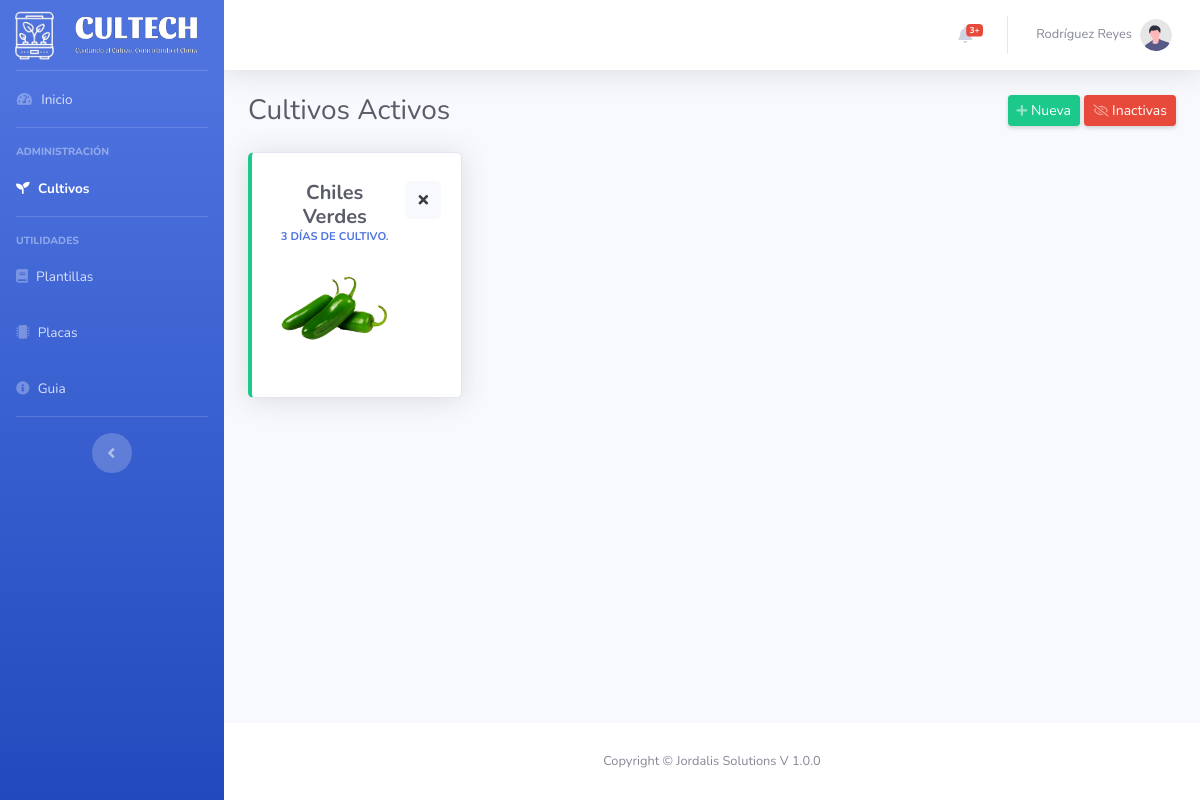
Screenshot of /Cultivos/Lista (signed in) with the database file from the repository.
### tables this page shows
CREATE TABLE `configuracion` (
  `id` int(10) NOT NULL,
  `id_cultivo` int(10) NOT NULL,
  `tem_max` decimal(10,2) NOT NULL,
  `tem_min` decimal(10,2) NOT NULL,
  `humedad_max` decimal(10,2) NOT NULL,
  `humedad_min` decimal(10,2) NOT NULL,
  `stem_max` decimal(10,2) NOT NULL,
  `stem_min` decimal(10,2) NOT NULL,
  `shumedad_max` decimal(10,2) NOT NULL,
  `shumedad_min` decimal(10,2) NOT NULL,
  `co2_max` decimal(10,2) NOT NULL,
  `luz` decimal(10,2) NOT NULL,
  `altura` decimal(10,2) NOT NULL,
  `dias` int(11) NOT NULL,
  `foto` varchar(50) NOT NULL
);

CREATE TABLE `cultivos` (
  `id` int(10) NOT NULL,
  `id_usuario` int(10) NOT NULL,
  `id_placa` int(10) NOT NULL,
  `nombre` varchar(50) NOT NULL,
  `fecha` date NOT NULL DEFAULT current_timestamp(),
  `estado` int(1) NOT NULL DEFAULT 0,
  `alerta` int(1) NOT NULL DEFAULT 0
);

### Libraries/Core/Views.php (called while the page is built)
<?php
class Views{
    function getView($controller, $view, $alert="", $data1 = "", $data2 = "", $data3 = "", $data4 = "", $data5 = "")
    {
        $controller = get_class($controller);
        if ($controller == "") {
            $view = "Views/".$view.".php";
        }else{
            $view = "Views/" . $controller . "/" . $view . ".php";
        }
        require_once($view);
    }
}
?>

### Controller/Cultivos.php (called while the page is built, shortened)
<?php
    class Cultivos extends Controllers{
        public function Lista()
        {
            $data1 = $this->model->CultivosActivos();
            $data2 = $this->model->PlantillasDisponibles();
            $data3 = $this->model->PlacasDisponibles();
            $this->views->getView($this, "Lista", '', $data1, $data2, $data3);
        }
    }
?>

### index.php (called while the page is built, shortened)
<?php
require_once("Helpers/Helpers.php");
require_once("Libraries/Core/Load.php");
?>

### Helpers/Helpers.php (called while the page is built, shortened)
<?php
function base_url()
{
    return BASE_URL;
}
?>

### Libraries/Core/Mysql.php (called while the page is built, shortened)
<?php
class Mysql extends Conexion{
    private $conexion;
    function __construct()
    {
        $this->conexion = new Conexion();
        $this->conexion = $this->conexion->conect();
    }
    public function select_all(string $query){
        $this->strquery = $query;
        $result = $this->conexion->prepare($this->strquery);
        $result->execute();
        $data = $result->fetchall(PDO::FETCH_ASSOC);
        return $data;
    }
}
?>

### Libraries/Core/Conexion.php (called while the page is built)
<?php
class Conexion{
    private $conect;
    public function __construct()
    {
      $conexion = "mysql:host=".HOST.";dbname=".BD.";.CHARSET.";
      try {
          $this->conect = new PDO($conexion, DB_USER, PASS);
          $this->conect->setAttribute(PDO::ATTR_ERRMODE, PDO::ERRMODE_EXCEPTION);
      } catch (PDOException $e) {
          $this->conect = "Error en la conexion";
          echo "Error: " . $e->getMessage();
      }
    }
    public function conect()
    {
        return $this->conect;
    }
}
?>

### Models/CultivosModel.php (called while the page is built, shortened)
<?php
    class CultivosModel extends Mysql{
        public function CultivosActivos()
        {
            $this->user = $_SESSION['id'];
            $sql = "SELECT cultivos.*, configuracion.foto FROM cultivos, configuracion WHERE estado = 0 AND id_usuario = '{$this->user}' AND configuracion.id_cultivo = cultivos.id";
            $res = $this->select_all($sql);
            return $res;
        }
    }
?>

### Views/Cultivos/Lista.php (the view, shortened to what this page needs)
<div class="container-fluid">
    <div class="d-sm-flex align-items-center justify-content-between mb-4">
        <h1 class="h3 mb-0 text-gray-800">Cultivos Activos</h1>
        <div class="d-sm-inline-block">
            <a href="#" data-toggle="modal" data-target="#nuevocultivo" class="btn btn-sm btn-success shadow-sm"><i class="fas fa-plus fa-sm text-white-50"></i> Nueva</a>
            <a href="<?= base_url(); ?>Cultivos/Inactivos" class="btn btn-sm btn-danger shadow-sm"><i class="far fa-eye-slash fa-sm text-white-50"></i> Inactivas</a>
        </div>
    </div>
    <div class="row">
        <?php foreach ($data1 as $activas) {
            $fechaHoy = new DateTime();
            $otraFecha = $activas['fecha'];
            $fechaOtra = new DateTime($otraFecha);
            $diferencia = $fechaHoy->diff($fechaOtra);
            $diasDiferencia = $diferencia->days;?>
            <div class="col-xl-3 col-md-6 mb-4">
                <div class="card <?php if ($activas['alerta'] == 0) { echo 'border-left-success'; }else { echo 'border-left-danger'; }?> shadow h-100 py-2">
                    <div class="card-body text-center">
                        <form action="<?= base_url(); ?>Cultivos/InactivarCultivo?id=<?= $activas['id'];?>" method="post" class="inactcult">
                            <button class="d-sm-inline-block float-right btn btn-light" type="submit"><i class="fas fa-times fa-sm"></i></button>
                        </form>
                        <a href="<?= base_url(); ?>Cultivos/Monitoreo?id=<?= $activas['id'];?>">
                            <div class="row no-gutters align-items-center">
                                <div class="col mr-2">
                                    <div class="h5 mb-0 font-weight-bold text-gray-800"><?= $activas['nombre'];?></div>
                                    <div class="text-xs font-weight-bold text-primary text-uppercase mb-1"><?= $diasDiferencia;?> Días de cultivo.</div>
                                </div>
                                <div class="col-auto">
                                    <img src="<?= base_url(); ?>Assets/img/cultivos/monitoreo/<?= $activas['foto'];?>" height="120px" width="120px">
                                </div>
                            </div>
                        </a>
                    </div>
                </div>
            </div>
        <?php } ?>
    </div>
</div>

### rows the page displays
configuracion: id_cultivo.nombre "Chiles Verdes", foto (picture)

### other values shown
$_SESSION['apellido'] "Rodríguez Reyes"
